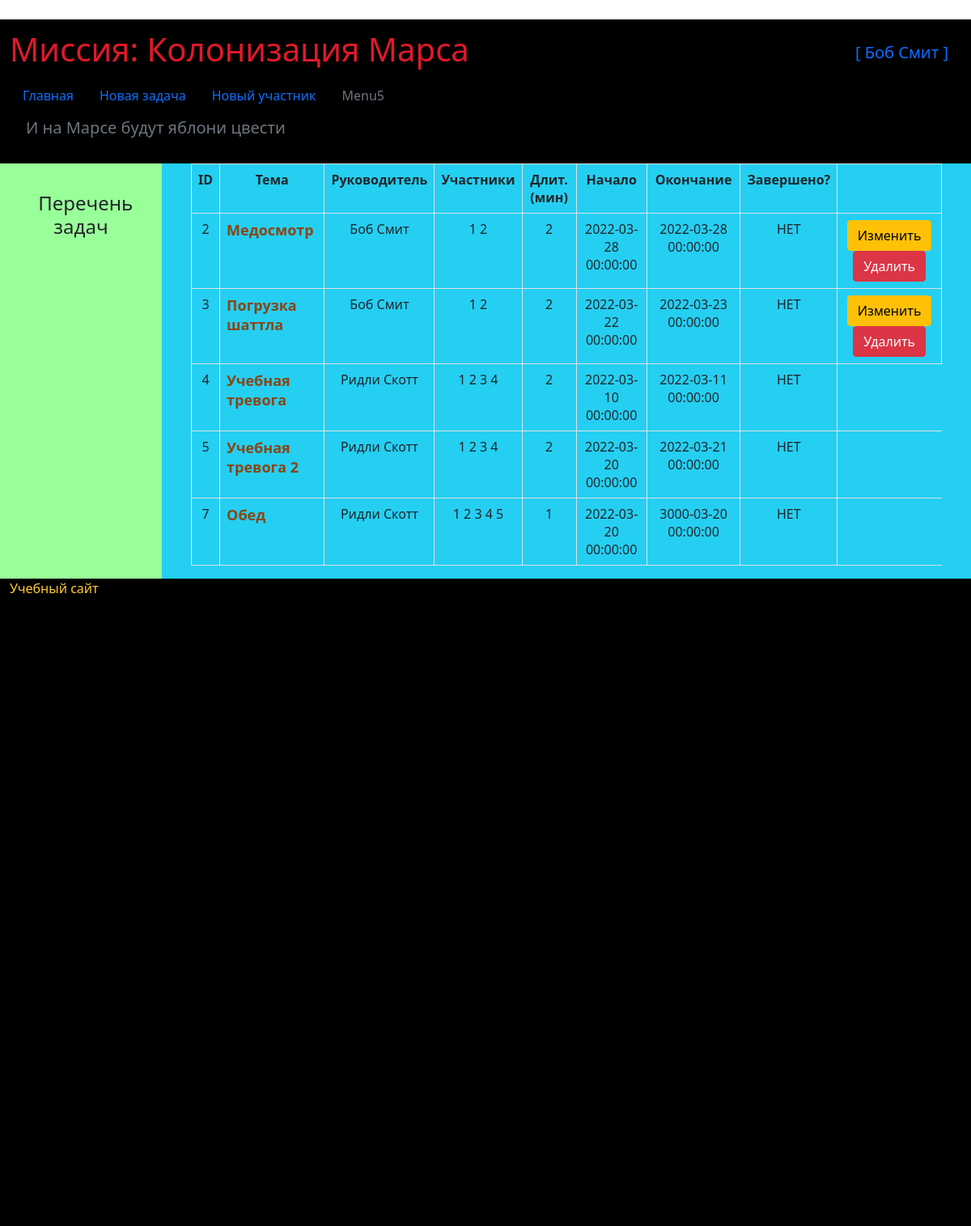
Screenshot of /index (signed in) with the database file from the repository.
### data/users.py (models this page shows, shortened)
class User(SqlAlchemyBase, UserMixin, SerializerMixin):
    __tablename__ = 'users'
    id = sqlalchemy.Column(sqlalchemy.Integer, primary_key=True, autoincrement=True)
    surname = sqlalchemy.Column(sqlalchemy.String, nullable=True)
    name = sqlalchemy.Column(sqlalchemy.String, nullable=True)
    age = sqlalchemy.Column(sqlalchemy.Integer, nullable=True)
    position = sqlalchemy.Column(sqlalchemy.String, nullable=True)
    speciality = sqlalchemy.Column(sqlalchemy.String, nullable=True)
    address = sqlalchemy.Column(sqlalchemy.String, nullable=True)
    email = sqlalchemy.Column(sqlalchemy.String, index=True, unique=True, nullable=True)
    hashed_password = sqlalchemy.Column(sqlalchemy.String, nullable=True)
    modifed_date = sqlalchemy.Column(sqlalchemy.DateTime, default=datetime.datetime.now)
    token = sqlalchemy.Column(sqlalchemy.String)
    token_exp = sqlalchemy.Column(sqlalchemy.DateTime)
    jobs = orm.relation("Jobs", back_populates='user')

### data/jobs.py (models this page shows)
class Jobs(SqlAlchemyBase, SerializerMixin):
    __tablename__ = 'jobs'
    id = sqlalchemy.Column(sqlalchemy.Integer, primary_key=True, autoincrement=True)
    job = sqlalchemy.Column(sqlalchemy.String, nullable=True)
    work_size = sqlalchemy.Column(sqlalchemy.Integer, nullable=True)
    collaborators = sqlalchemy.Column(sqlalchemy.String, nullable=True)
    start_date = sqlalchemy.Column(sqlalchemy.DateTime, nullable=True)
    end_date = sqlalchemy.Column(sqlalchemy.DateTime, nullable=True)
    is_finished = sqlalchemy.Column(sqlalchemy.Boolean, default=True)
    team_leader = sqlalchemy.Column(sqlalchemy.Integer, sqlalchemy.ForeignKey("users.id"))
    user = orm.relation('User')

### main.py (the view)
@app.route("/index")
@login_required
def index():
    jobs = g.db_sess.query(Jobs)
    return render_template("index.html", jobs=jobs)

### data/db_session.py (called while the page is built)
def create_session() -> Session:
    global __factory
    if not __factory:
        global_init('db/mars_explorer.db')
    return __factory()

### main.py (called while the page is built)
@app.before_request
def before_request():
    g.db_sess = db_session.create_session()

@app.teardown_request
def teardown_request(teardown):
    g.db_sess.close()

@login_manager.user_loader
def load_user(user_id):
    return g.db_sess.query(User).get(user_id)

### templates/index.html
{% extends "base.html" %}
{% block left %}
<h4>Перечень задач</h4>
{% endblock %}
{% block content %}
<div class="container-fluid col-md6">
    <table class="table table-bordered">
        <tr>
            <th class="th1">ID</th>
            <th class="th1">Тема</th>
            <th class="th1">Руководитель</th>
            <th class="th1">Участники</th>
            <th class="th1">Длит.(мин)</th>
            <th class="th1">Начало</th>
            <th class="th1">Окончание</th>
            <th class="th1">Завершено?</th>
            <th></th>
        </tr>
        {% for item in jobs%}
        <tr>
            <td class="td1">{{item.id}}</td>
            <td class="header-journ td1">{{item.job}}</td>
            <td class="td1">{{item.user.name}} {{item.user.surname}}</td>
            <td class="td1">{{item.collaborators}}</td>
            <td class="td1">{{item.work_size}}</td>
            <td class="td1">{{item.start_date}}</td>
            <td class="td1">{{item.end_date}}</td>
            <td class="td1" style="text-align: center">
                {% if item.is_finished %}
                ДА
                {% else %}
                НЕТ
                {% endif %}
            </td>
            {% if current_user.is_authenticated and (current_user == item.user or current_user.id == 1) %}
            <td class="td1">
                <a href="/edit_job/{{ item.id }}" class="btn btn-warning">
                    Изменить
                </a>
                <a href="/delete_job/{{ item.id }}" class="btn btn-danger">
                    Удалить
                </a>
            </td>
            {% endif %}
        </tr>
        {% endfor %}
    </table>
</div>
{% endblock %}

### templates/base.html (shortened to what this page needs)
﻿<!DOCTYPE html>
<html lang="ru">
<head>
    <link href="https://cdn.jsdelivr.net/npm/bootstrap@5.1.3/dist/css/bootstrap.min.css" rel="stylesheet"
>
    <link rel="stylesheet" type="text/css" href="/static/css/style.css">
    <div class="container-fluid navbar bg-black">
            <div class="navbar-brand"><h1>Миссия: Колонизация Марса</h1></div>
            {% if current_user.is_authenticated %}
            <a class="navbar-brand" href="/logout">[ {{ current_user.name }} {{ current_user.surname }} ]</a>
            {% else %}
            <p>
                <a class="btn btn-primary " href="/register">Зарегистрироваться</a>
                <a class="btn btn-success" href="/login">Войти</a>
            </p>
            {% endif %}
            <ul class="nav">
                <il class="nav-item"><a class="nav-link active" href="/index">Главная</a></il>
                <il class="nav-item"><a class="nav-link" href="/add_jobs">Новая задача</a></il>
                <il class="nav-item"><a class="nav-link" href="/register">Новый участник</a></il>
                <il class="nav-item"><a class="nav-link disabled" href="#5">Menu5</a></il>
            </ul>
    </div>
</head>
<body>
<div class="container-fluid  my-background"><h5>И на Марсе будут яблони цвести</h5><br></div>
<div class="container-fluid">
    <div class="row">
        <div class="col-md-2 left-block">{% block left %} {% endblock %}</div>
        <div class="col-md-10 main-block">{% block content %} {% endblock %}</div>
    </div>
</div>
</body>
<footer>
    <div class="container-fluid footer">
        Учебный сайт
    </div>
</footer>
</html>

### static/css/style.css (style rules this page uses)
h4 { text-align: center; padding: 20%; }
h5 { padding-left: 20px; text-align: left; color: #6c757d; }
.left-block { background-color: #99ff99; }
.main-block { background-color: #25cff2; }
.th1 { text-align: center; }
.td1 { text-align: center; }
.header-journ { text-align: left; font-size: 18px; font-weight: bold; color: saddlebrown; }
.my-background { background-color: #000000; }
.footer { color: #ffca2c; height: 100%; width: 100%; vertical-align: bottom; background-color: black; }

### rows the page displays
User: name "Боб", surname "Смит"
Jobs: id "2", job "Медосмотр", user.name "Боб", user.surname "Смит", collaborators "1 2", work_size "2", start_date "2022-03-28 00:00:00", end_date "2022-03-28 00:00:00", is_finished "НЕТ"
Jobs: id "3", job "Погрузка шаттла", user.name "Боб", user.surname "Смит", collaborators "1 2", work_size "2", start_date "2022-03-22 00:00:00", end_date "2022-03-23 00:00:00", is_finished "НЕТ"
Jobs: id "4", job "Учебная тревога", user.name "Ридли", user.surname "Скотт", collaborators "1 2 3 4", work_size "2", start_date "2022-03-10 00:00:00", end_date "2022-03-11 00:00:00", is_finished "НЕТ"
Jobs: id "5", job "Учебная тревога 2", user.name "Ридли", user.surname "Скотт", collaborators "1 2 3 4", work_size "2", start_date "2022-03-20 00:00:00", end_date "2022-03-21 00:00:00", is_finished "НЕТ"
Jobs: id "7", job "Обед", user.name "Ридли", user.surname "Скотт", collaborators "1 2 3 4 5", work_size "1", start_date "2022-03-20 00:00:00", end_date "3000-03-20 00:00:00", is_finished "НЕТ"
